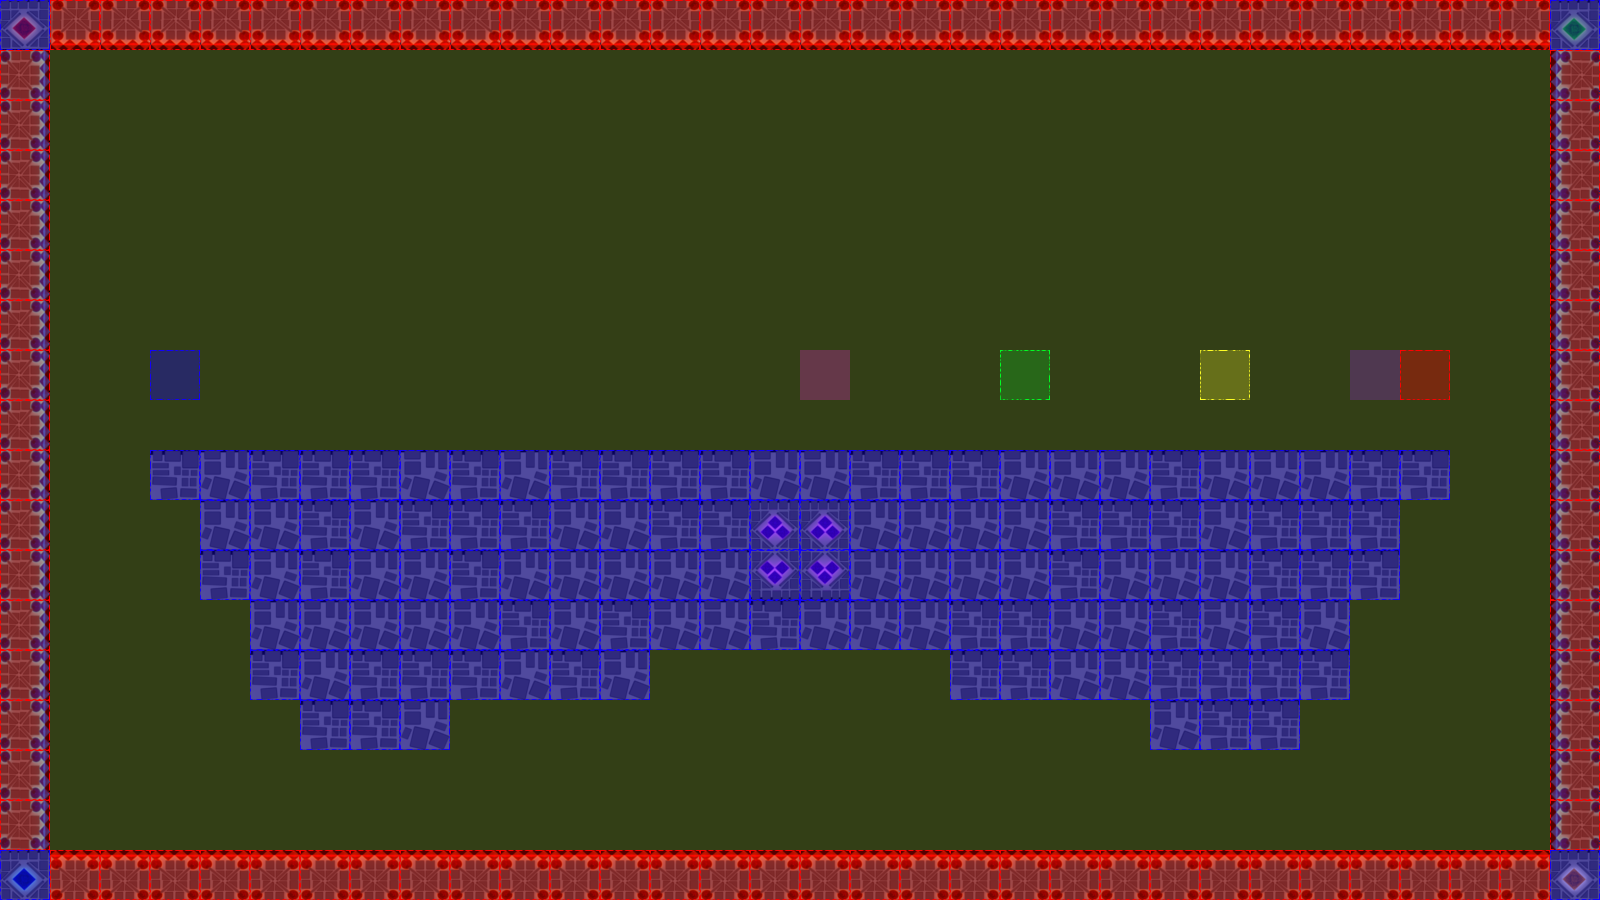

A level layout from a 2D game, rendered from its tile map. Below: a short description, then the map file with tile-grid data replaced by summaries:
An orthogonal 32x18 tile map with 50x50 px tiles, 3 tile layers (terrain, collision, event), 2 tilesets.

<map version="1.0" orientation="orthogonal" renderorder="left-up" width="32" height="18" tilewidth="50" tileheight="50" nextobjectid="3">
 <tileset firstgid="1" name="castleTile" tilewidth="50" tileheight="50" tilecount="36" columns="6">
  <image source="tiles/castleTile.png" width="300" height="300" />
 </tileset>
 <tileset firstgid="37" name="collisionTile" tilewidth="50" tileheight="50" tilecount="12" columns="3">
  <image source="tiles/collisionTile.png" width="150" height="200" />
 </tileset>
 <layer name="terrain" width="32" height="18">
  <data>[576 cells, 214 non-empty, 11 distinct tile ids]</data>
 </layer>
 <layer name="collision" width="32" height="18">
  <data>[576 cells, 576 non-empty, 3 distinct tile ids]</data>
 </layer>
 <layer name="event" width="32" height="18">
  <data>[576 cells, 6 non-empty, 6 distinct tile ids]</data>
 </layer>
</map>
